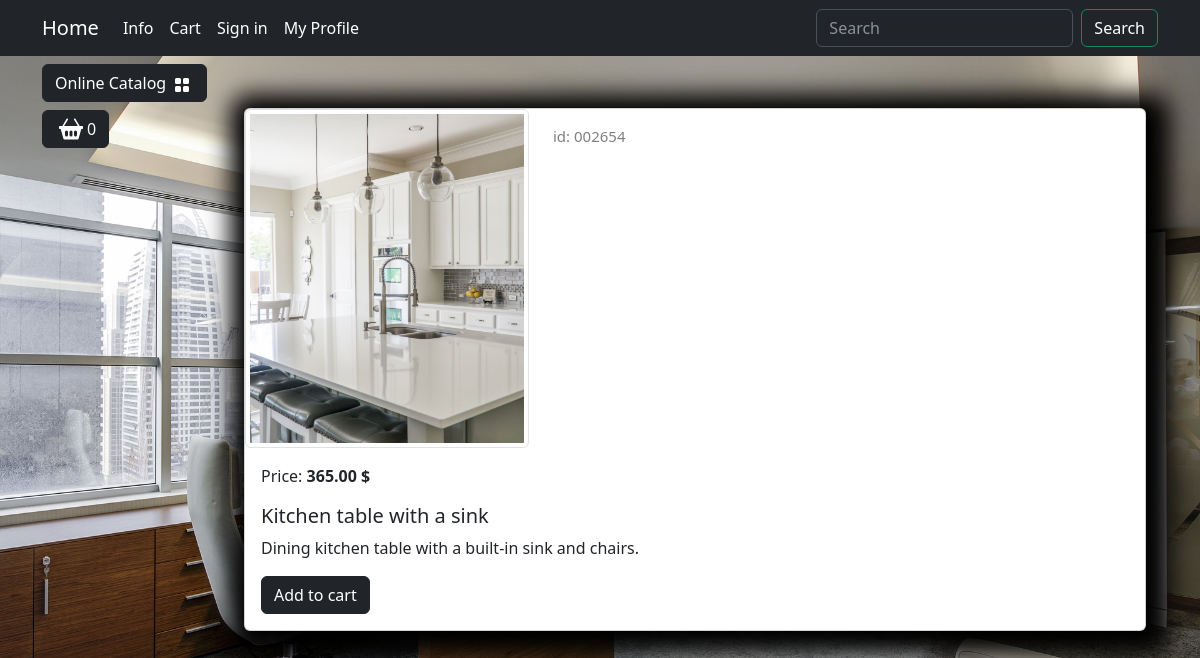
The app's page /catalog/product/kitchen-table-with-a-sink/ with its own data.
### goods/models.py (models this page shows, shortened)
class Product(models.Model):
    name = models.CharField(max_length=150, unique=True)
    slug = models.SlugField(max_length=200, unique=True, blank=True, null=True, verbose_name='URL')
    description = models.TextField(blank=True, null=True)
    image = models.ImageField(upload_to='goods_images', blank=True, null=True)
    price = models.DecimalField(default=0.00, max_digits=7, decimal_places=2)
    discount = models.DecimalField(default=0.00, max_digits=4, decimal_places=2)
    quantity = models.PositiveIntegerField(default=0)
    category = models.ForeignKey(Category, on_delete=models.CASCADE)
    class Meta:
        db_table = 'product'
        verbose_name = 'Product'
        verbose_name_plural = 'Products'
        ordering = ("-id",)

### goods/views.py (the view)
# urls.py: path('product/<slug:slug>/', product, name='product'),
def product(request, slug=None):
    if slug:
        product = Product.objects.get(slug=slug)
    return render(request, 'goods/product.html', {'product': product})

### goods/context_processors.py (called while the page is built)
def categories(request):
    categories = Category.objects.all()
    return {'categories': categories}

### templates/goods/product.html (shortened to what this page needs)
{% extends "main/base.html" %}
{% load static %}
{% block content %}
    <div class="container mt-5">
        <div class="card mb-4 custom-shadow">
            <div class="row">
                <div class="col-md-4">
                    <img src="{{product.image.url}}"
                        class="img-thumbnail" data-bs-toggle="modal" data-bs-target="#imageModal1">
                </div>
                <div class="col-md-4 ">
                    <p class="product_id mt-3">id: 002654</p>
                </div>
            </div>
            <div class="card-body">
                <p class="card-text">Price: <strong>{{product.price}} $</strong></p>
                <h5 class="card-title">{{product.name}}</h5>
                <p class="card-text">{{product.description}}</p>
                <a href="#" class="btn btn-dark add-to-cart">Add to cart</a>
            </div>
        </div>
    </div>
{% endblock content %}

### static/deps/css/my_css.css (style rules this page uses)
body { background-image: url("../images/bg-image.jpg"); background-repeat: no-repeat; background-attachment: fixed; background-position: center center; background-size: cover; height: 100%; }
.custom-shadow { box-shadow: 5px 5px 25px 19px #000000; }
.product_id { color: gray; font-size: 15px; }

### records on screen
Product: image (picture), price "365.00", name "Kitchen table with a sink", description "Dining kitchen table with a built-in sink and chairs."
